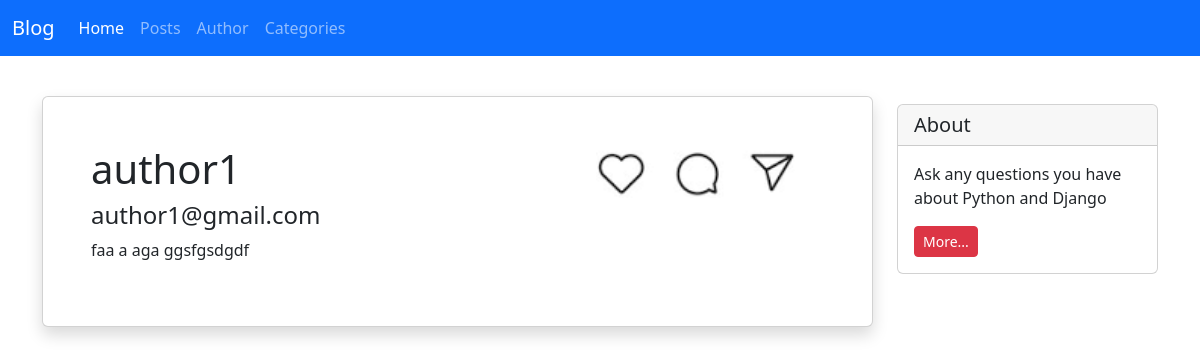
Page /author/1/ on the committed database.
### author/models.py (models this page shows, shortened)
class Author(models.Model):
    name = models.CharField(max_length=100)
    email = models.EmailField()
    bio = models.TextField()
    image = models.ImageField(upload_to="images/", null=True)

### author/views.py (the view)
# urls.py: path('<int:pk>/', author_detail_view, name='author_detail'),
def author_detail_view(request, pk):
    author = get_object_or_404(Author, pk=pk)
    return render(request, 'author/author_detail.html', {'author':author})

### templates/author/author_detail.html (shortened to what this page needs)
{% extends '_base.html' %}
{% load static %}
{% block content %}
<div class="container mt-4">
    <div class="row">
        <div class="col-md-9">
            <div class="card shadow my-3 p-5">
                <div class="row">
                    <div class="col-md-8">
                        <div class="d-inline-block">
                            <h1>{{ author.name }}</h1>
                            <h4>{{ author.email }}</h4>
                            <p class="mt-2">{{ author.bio }}</p>
                        </div>
                    </div>
                    {% if author.image %}
                        <div class="col-md-4">
                            <div class="d-inline-block text-md-end">
                                <img src="{{ author.image.url }}" alt="author image" width="200">
                            </div>
                        </div>
                    {% else %}
                        <div class="col-md-4">
                            <div class="d-inline-block text-md-end">
                                <img src="{% static 'images/not_found.jpeg' %}" alt="author image" width="200">
                            </div>
                        </div>
                    {% endif %}
                </div>
            </div>
        </div>
        <div class="col-md-3">
            <div class="card my-4">
                <h5 class="card-header">About</h5>
                <div class="card-body">
                    <p class="card-text">Ask any questions you have about Python and Django</p>
                    <a href="#" class="btn btn-sm btn-danger">More...</a>
                </div>
            </div>
        </div>
    </div>
</div>
{% endblock %}

### rows in the picture
Author: name "author1", email "author1@gmail.com", bio "faa a aga ggsfgsdgdf", image (picture)
